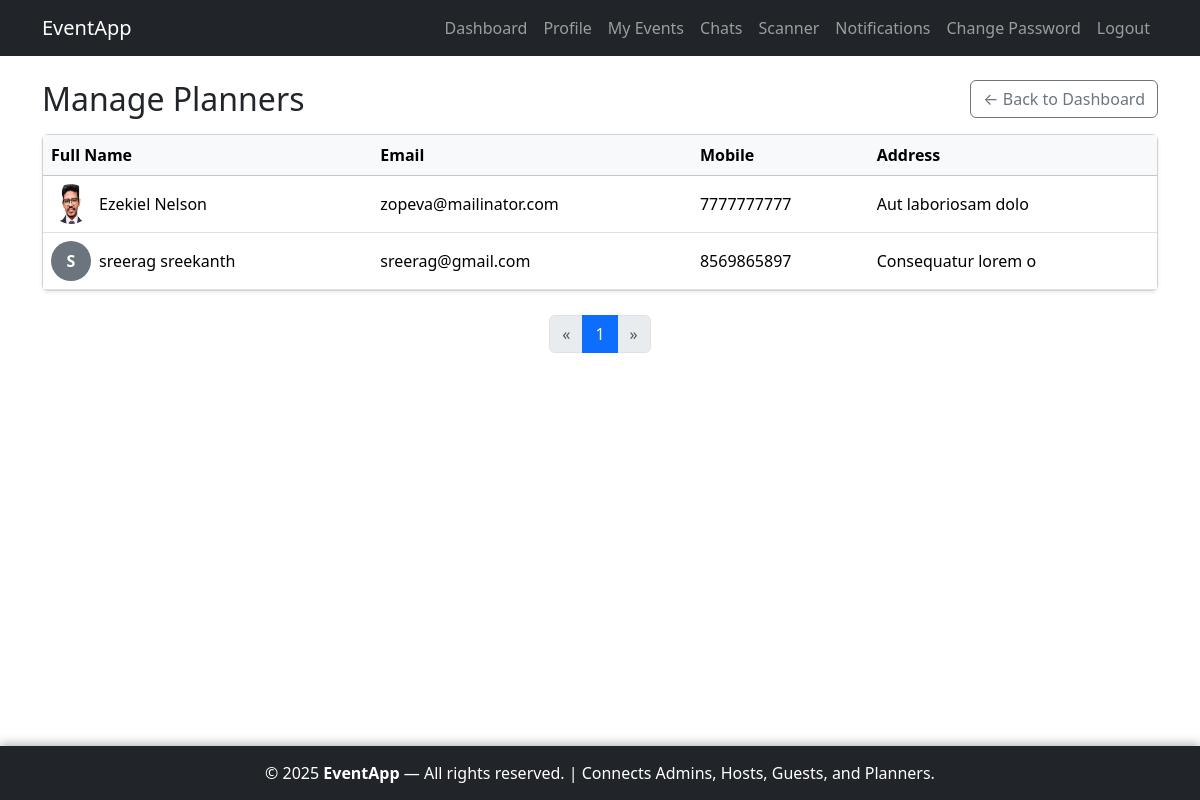
The page /host/planners/ (signed in) on the database its author committed.
### accounts/models.py (models this page shows, shortened)
class CustomUser(AbstractUser):
    ROLE_CHOICES = [
        ('planner', 'Planner'),
        ('guest', 'Guest'),
        ('host', 'Host'),
    ]
    role = models.CharField(
        max_length=10, choices=ROLE_CHOICES, blank=True, null=True,
        help_text="User role (None for superusers/admins)"
    )
    full_name = models.CharField(max_length=255, blank=True)
    email = models.EmailField(unique=True, blank=False)  # Enforced required in forms
    mobile_number = models.CharField(max_length=10, blank=True)
    address = models.TextField(blank=True)
    profile_picture = models.ImageField(upload_to='profiles/', blank=True, null=True)
    is_approved = models.BooleanField(default=False, help_text="For planners/guests only")

### host/views.py (the view)
# urls.py: path('planners/', views.PlannerListView.as_view(), name='planner_list'),
class PlannerListView(LoginRequiredMixin, HostRequiredMixin, ListView):
    model = CustomUser
    template_name = 'host/planner_list.html'
    context_object_name = 'planners'
    def get_queryset(self):
        return CustomUser.objects.filter(role='planner', is_approved=True).order_by('full_name')
    def get_context_data(self, **kwargs):
        context = super().get_context_data(**kwargs)
        queryset = self.get_queryset()
        page_obj, planners = paginate_queryset(self.request, queryset)
        context['page_obj'] = page_obj
        context['planners'] = planners  # override the context_object_name with paginated list
        return context

### host/views.py (called while the page is built)
    def test_func(self):
        return self.request.user.is_authenticated and self.request.user.role == 'host'

### utils/pagination.py (called while the page is built)
def paginate_queryset(request, queryset):
    paginator = Paginator(queryset, DEFAULT_PER_PAGE)
    page_number = request.GET.get('page')
    try:
        page_obj = paginator.page(page_number)
    except PageNotAnInteger:
        page_obj = paginator.page(1)
    except EmptyPage:
        page_obj = paginator.page(paginator.num_pages)
    return page_obj, page_obj.object_list

### host/templates/host/planner_list.html (shortened to what this page needs)
{% extends 'accounts/base.html' %}
{% block content %}
<div class="row mb-3">
    <div class="col-12 d-flex justify-content-between align-items-center">
        <h2 class="mb-0">Manage Planners</h2>
        <a href="{% url 'host:dashboard' %}" class="btn btn-outline-secondary">
            &larr; Back to Dashboard
        </a>
    </div>
</div>
<div class="row">
    <div class="col-12">
        <div class="card shadow-sm">
            <div class="card-body p-0">
                <div class="table-responsive">
                    <table class="table table-hover mb-0 align-middle">
                        <thead class="table-light">
                            <tr>
                                <th scope="col">Full Name</th>
                                <th scope="col">Email</th>
                                <th scope="col">Mobile</th>
                                <th scope="col">Address</th>
                            </tr>
                        </thead>
                        <tbody>
                            {% for planner in planners %}
                            <tr>
                                <td>
                                    <div class="d-flex align-items-center">
                                        {% if planner.profile_picture %}
                                            <img src="{{ planner.profile_picture.url }}"
                                                 alt="{{ planner.full_name }}"
                                                 class="rounded-circle me-2"
                                                 style="width: 40px; height: 40px; object-fit: cover;">
                                        {% else %}
                                            <div class="rounded-circle bg-secondary text-white me-2 d-flex align-items-center justify-content-center"
                                                 style="width: 40px; height: 40px;">
                                                <strong>{{ planner.full_name|slice:":1"|upper }}</strong>
                                            </div>
                                        {% endif %}
                                        <span>{{ planner.full_name }}</span>
                                    </div>
                                </td>
                                <td>{{ planner.email }}</td>
                                <td>{{ planner.mobile_number }}</td>
                                <td>{{ planner.address|truncatewords:10 }}</td>
                            </tr>
                            {% empty %}
                            <tr>
                                <td colspan="4" class="text-center py-4 text-muted">
                                    No planners registered.
                                </td>
                            </tr>
                            {% endfor %}
                        </tbody>
                    </table>
                </div>
            </div>
        </div>
    </div>
</div>
{%include 'partials/pagination.html'%}
{% endblock %}

### accounts/templates/accounts/base.html (style rules this page uses)
html, body { height: 100%; margin: 0; }
body { display: flex; flex-direction: column; min-height: 100vh; }

### rows shown on the page
CustomUser: profile_picture (picture), full_name "Ezekiel Nelson", email "zopeva@mailinator.com", mobile_number "7777777777", address "Aut laboriosam dolo"
CustomUser: full_name "S", full_name "sreerag sreekanth", email "sreerag@gmail.com", mobile_number "8569865897", address "Consequatur lorem o"

### other values the page prints
{{ num }} "1"
